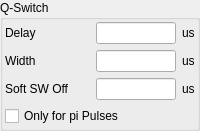
       <widget class="QGroupBox" name="groupBox6">
        <property name="title">
         <string>Q-Switch</string>
        </property>
        <layout class="QGridLayout">
         <property name="margin" stdset="0">
          <number>2</number>
         </property>
         <item row="0" column="0">
          <layout class="QHBoxLayout">
           <item>
            <widget class="QLabel" name="textLabel_qsw_1">
             <property name="sizePolicy">
              <sizepolicy hsizetype="Preferred" vsizetype="Fixed">
               <horstretch>0</horstretch>
               <verstretch>0</verstretch>
              </sizepolicy>
             </property>
             <property name="text">
              <string>Delay</string>
             </property>
             <property name="wordWrap">
              <bool>false</bool>
             </property>
            </widget>
           </item>
           <item>
            <layout class="QHBoxLayout">
             <item>
              <widget class="QLineEdit" name="m_edQSWDelay">
               <property name="sizePolicy">
                <sizepolicy hsizetype="Preferred" vsizetype="Fixed">
                 <horstretch>0</horstretch>
                 <verstretch>0</verstretch>
                </sizepolicy>
               </property>
               <property name="maximumSize">
                <size>
                 <width>80</width>
                 <height>32767</height>
                </size>
               </property>
              </widget>
             </item>
             <item>
              <widget class="QLabel" name="textLabel_qsw_1_2">
               <property name="sizePolicy">
                <sizepolicy hsizetype="Fixed" vsizetype="Fixed">
                 <horstretch>0</horstretch>
                 <verstretch>0</verstretch>
                </sizepolicy>
               </property>
               <property name="text">
                <string>us</string>
               </property>
               <property name="wordWrap">
                <bool>false</bool>
               </property>
              </widget>
             </item>
            </layout>
           </item>
          </layout>
         </item>
         <item row="1" column="0">
          <layout class="QHBoxLayout">
           <item>
            <widget class="QLabel" name="textLabel_qsw_2">
             <property name="sizePolicy">
              <sizepolicy hsizetype="Preferred" vsizetype="Fixed">
               <horstretch>0</horstretch>
               <verstretch>0</verstretch>
              </sizepolicy>
             </property>
             <property name="text">
              <string>Width</string>
             </property>
             <property name="wordWrap">
              <bool>false</bool>
             </property>
            </widget>
           </item>
           <item>
            <layout class="QHBoxLayout">
             <item>
              <widget class="QLineEdit" name="m_edQSWWidth">
               <property name="sizePolicy">
                <sizepolicy hsizetype="Preferred" vsizetype="Fixed">
                 <horstretch>0</horstretch>
                 <verstretch>0</verstretch>
                </sizepolicy>
               </property>
               <property name="maximumSize">
                <size>
                 <width>80</width>
                 <height>32767</height>
                </size>
               </property>
              </widget>
             </item>
             <item>
              <widget class="QLabel" name="textLabel_qsw_2_2">
               <property name="sizePolicy">
                <sizepolicy hsizetype="Fixed" vsizetype="Fixed">
                 <horstretch>0</horstretch>
                 <verstretch>0</verstretch>
                </sizepolicy>
               </property>
               <property name="text">
                <string>us</string>
               </property>
               <property name="wordWrap">
                <bool>false</bool>
               </property>
              </widget>
             </item>
            </layout>
           </item>
          </layout>
         </item>
         <item row="2" column="0">
          <layout class="QHBoxLayout">
           <item>
            <widget class="QLabel" name="textLabel_qsw_2_3">
             <property name="sizePolicy">
              <sizepolicy hsizetype="Preferred" vsizetype="Fixed">
               <horstretch>0</horstretch>
               <verstretch>0</verstretch>
              </sizepolicy>
             </property>
             <property name="text">
              <string>Soft SW Off</string>
             </property>
             <property name="wordWrap">
              <bool>false</bool>
             </property>
            </widget>
           </item>
           <item>
            <layout class="QHBoxLayout">
             <item>
              <widget class="QLineEdit" name="m_edQSWSoftSWOff">
               <property name="sizePolicy">
                <sizepolicy hsizetype="Preferred" vsizetype="Fixed">
                 <horstretch>0</horstretch>
                 <verstretch>0</verstretch>
                </sizepolicy>
               </property>
               <property name="maximumSize">
                <size>
                 <width>80</width>
                 <height>32767</height>
                </size>
               </property>
              </widget>
             </item>
             <item>
              <widget class="QLabel" name="textLabel_qsw_2_2_2">
               <property name="sizePolicy">
                <sizepolicy hsizetype="Fixed" vsizetype="Fixed">
                 <horstretch>0</horstretch>
                 <verstretch>0</verstretch>
                </sizepolicy>
               </property>
               <property name="text">
                <string>us</string>
               </property>
               <property name="wordWrap">
                <bool>false</bool>
               </property>
              </widget>
             </item>
            </layout>
           </item>
          </layout>
         </item>
         <item row="3" column="0">
          <widget class="QCheckBox" name="m_ckbQSWPiPulseOnly">
           <property name="sizePolicy">
            <sizepolicy hsizetype="Preferred" vsizetype="Fixed">
             <horstretch>0</horstretch>
             <verstretch>0</verstretch>
            </sizepolicy>
           </property>
           <property name="text">
            <string>Only for pi Pulses</string>
           </property>
          </widget>
         </item>
        </layout>
       </widget>
